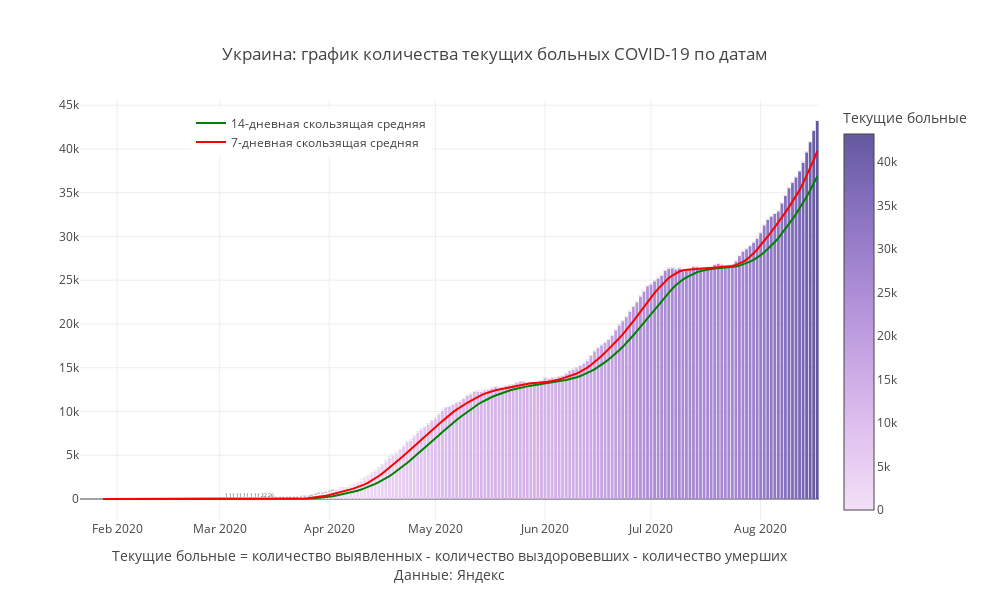

Here is the notebook cell this chart was saved with:
### Code cell
mask = X.Country ==my_country
#mask = (X.Date>'2020-05-01')&(X.Region.isin(regions_towatch))

fig = px.bar(X[mask], x='Date', y="Remaining_ill",color ='Remaining_ill',
             title=f'{my_country}: '+'график количества текущих больных COVID-19 по датам',
              color_continuous_scale= px.colors.sequential.Purp,text = 'Remaining_ill',
            labels = {'Day_confirmed' : "Новые заболевшие",'Remaining_ill':'Текущие больные'})
fig.add_trace(
    go.Scatter(
        name='14-дневная скользящая средняя',
        x=X[mask].Date,
        y=X[mask]['MA14_remaining_ill'],
        mode="lines",
        
        line=go.scatter.Line(color="green"),
        showlegend=True)
)

fig.add_trace(
    go.Scatter(
        name = '7-дневная скользящая средняя',
        x=X[mask].Date,
        y=X[mask]['MA7_remaining_ill'],
        mode="lines",
        
        line=go.scatter.Line(color="red"),
        showlegend=True)
)
fig.update_layout(
    annotations=[
#         dict(
#             x='2020-04-13',
#             y=10594,
#             xref="x",
#             yref="y",
#             text="Введение<br>пропускной<br>системы в Москве",
#             showarrow=True,
#             arrowhead=2,
#             ax=0,
#             ay=-60),
#         dict(
#             x='2020-06-09',
#             y=85824,
#             xref="x",
#             yref="y",
#             text="Отмена<br>пропускной<br>системы в Москве",
#             showarrow=True,
#             arrowhead=2,
#             ax=0,
#             ay=-60),
        
        dict(x=0.5,y=-0.15,
            showarrow=False,
            text="",
            xref="paper",
            yref="paper")],
                  title_x = 0.5,
                  title_y= 0.9,
                  title_xanchor = "center",
                  title_yanchor = "bottom", 
                  legend_x = 0.15,legend_y = 0.98,
                  width = 990, height = 600,template = 'gridon',
    
    
                  xaxis_title='Текущие больные = количество выявленных - количество выздоровевших - количество умерших'+
                                '<br>Данные: Яндекс',
    yaxis_title = ' '
)


fig.show()

### Figure 1 — Plotly figure (JSON) as saved in the notebook; plotly's stock layout.template omitted (floating-point values rounded to 4 significant figures; data arrays with more than 128 entries replaced by an {"elided": "..."} marker saying what was removed)
{"data": [{"alignmentgroup": "True", "hovertemplate": "Date=%{x}<br>Текущие больные=%{marker.color}<extra></extra>", "legendgroup": "", "marker": {"color": {"elided": "209 int values"}, "coloraxis": "coloraxis"}, "name": "", "offsetgroup": "", "orientation": "v", "showlegend": false, "text": {"elided": "209 int values"}, "textposition": "auto", "type": "bar", "x": {"elided": "209 str values"}, "xaxis": "x", "y": {"elided": "209 int values"}, "yaxis": "y"}, {"line": {"color": "green"}, "mode": "lines", "name": "14-дневная скользящая средняя", "showlegend": true, "type": "scatter", "x": {"elided": "209 str values"}, "y": {"elided": "209 float values"}}, {"line": {"color": "red"}, "mode": "lines", "name": "7-дневная скользящая средняя", "showlegend": true, "type": "scatter", "x": {"elided": "209 str values"}, "y": {"elided": "209 float values"}}], "layout": {"annotations": [{"showarrow": false, "text": "", "x": 0.5, "xref": "paper", "y": -0.15, "yref": "paper"}], "barmode": "relative", "coloraxis": {"colorbar": {"title": {"text": "Текущие больные"}}, "colorscale": [[0, "rgb(243, 224, 247)"], [0.1667, "rgb(228, 199, 241)"], [0.3333, "rgb(209, 175, 232)"], [0.5, "rgb(185, 152, 221)"], [0.6667, "rgb(159, 130, 206)"], [0.8333, "rgb(130, 109, 186)"], [1, "rgb(99, 88, 159)"]]}, "height": 600, "legend": {"tracegroupgap": 0, "x": 0.15, "y": 0.98}, "title": {"text": "Украина: график количества текущих больных COVID-19 по датам", "x": 0.5, "xanchor": "center", "y": 0.9, "yanchor": "bottom"}, "width": 990, "xaxis": {"anchor": "y", "domain": [0, 1], "title": {"text": "Текущие больные = количество выявленных - количество выздоровевших - количество умерших<br>Данные: Яндекс"}}, "yaxis": {"anchor": "x", "domain": [0, 1], "title": {"text": " "}}}}
